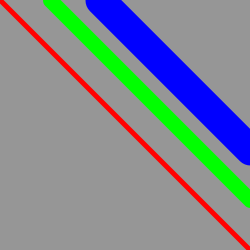
Frame 1 (no input)
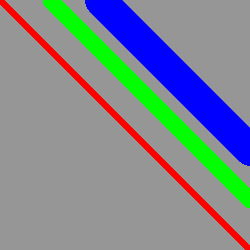
Frame 60 (the mouse pressed at the canvas centre just before this capture)
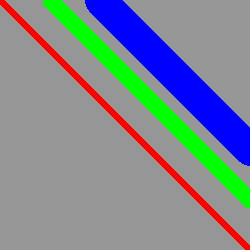
Frame 120 (the mouse held since frame 60 and released just before this capture)

The Processing sketch that drew these frames (run headless with seeded random() and noise(); from frame 60 on, the mouse is pressed at the canvas centre):

// Processing sketch: fig_2_5
// ── fig_2_5.pde
void setup()

{ 

  size(250, 250);

  background(150);

}

void draw()

{

  stroke(255, 0, 0);

  strokeWeight(5); 

  line(0, 0, 250, 250);

  strokeWeight(15); 

  stroke(0, 255, 0);

  line(50, 0, 250, 200);

  strokeWeight(30); 

  stroke(0, 0, 255);

  line(100, 0, 250, 150);

}
